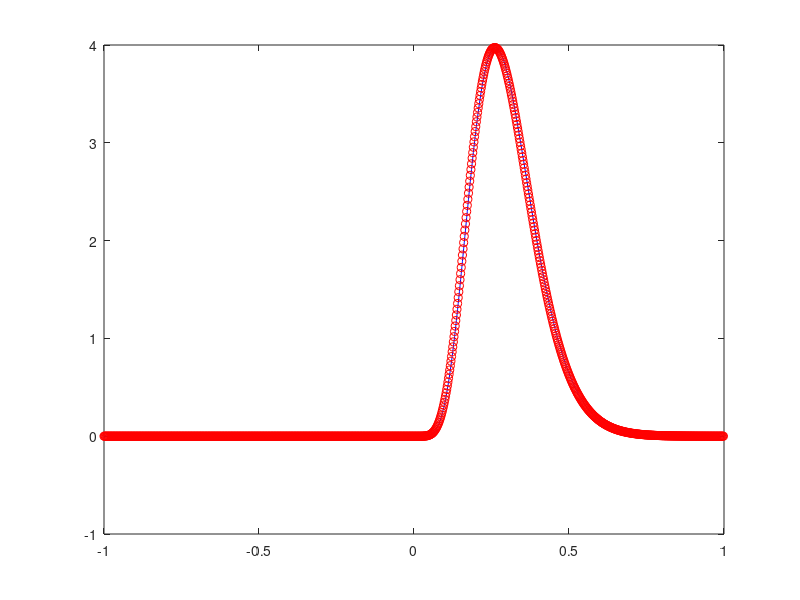

This chart was generated by the following MATLAB code:
%function test_fft_sara

m=10;
N=2^m;  % total number of points
L=2;    % total length (in time?)
df=1/L;
f=(0:(N-1))*df; % discrete frequencies, but not all are used; remember that f 
                % is related to omega = 2*pi*f;
dt=L/N;
t=((-N/2):(N/2-1))*dt;

p=8;    % "shape" or power in gamma function; k, alpha
mu=0.3; % mean of the distribution
tau = mu/p; % dividing by p keeps mean fixd at mu; theta, 1/beta

rho_hat_an=(1./(1+1i*2*pi*f*tau)).^p;
rho_hat_an((N/2+1+1):N) = conj(rho_hat_an((N/2+1-1):-1:2));
rho=(N/L)*ifft(rho_hat_an);
rho=rho([ (N/2+1+1):N 1:(N/2+1) ]);



proper_gam_pdf = gampdf(t,p,tau);
plot(t,proper_gam_pdf,'b',t,real(rho),'ro');

